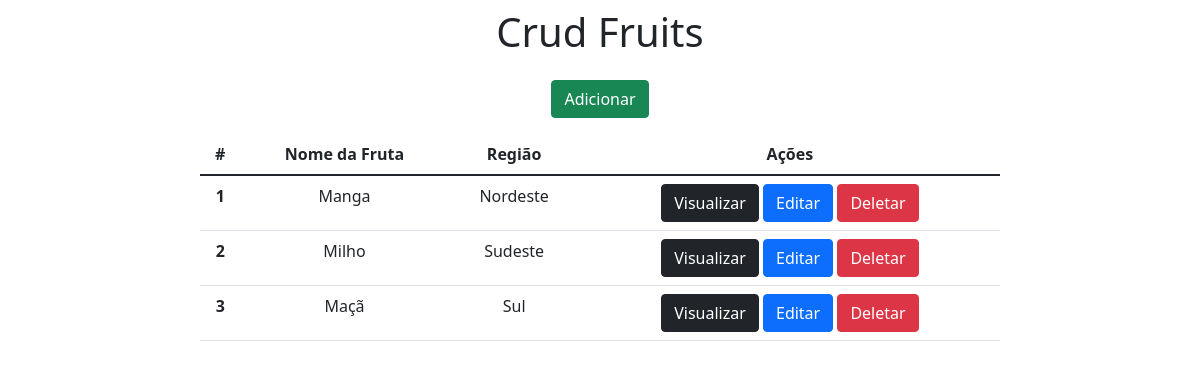
Before: / with the older database file.
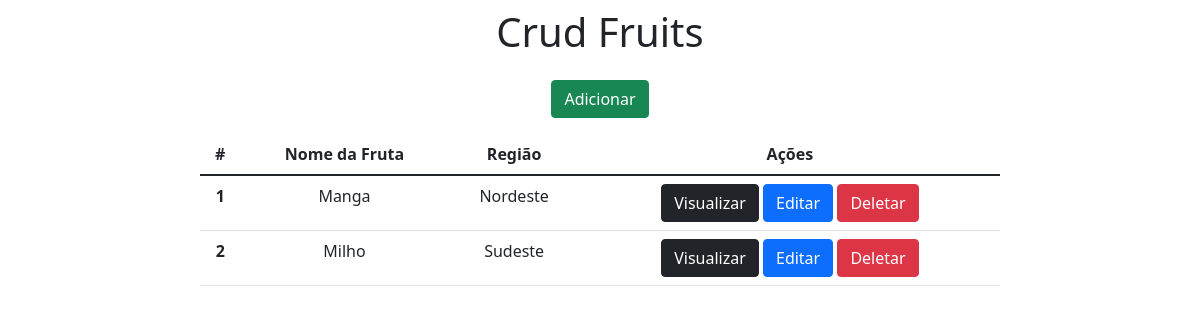
After: the same page with the newer database file.
### fruits/models.py (models this page shows, shortened)
class Fruits(models.Model):
    name = models.CharField(max_length=50)
    region = models.ForeignKey(Region, on_delete=models.CASCADE, related_name='region')

class Region(models.Model):
    name = models.CharField(max_length=50)
    def __str__(self):
        return self.name

### fruits/views.py (the view)
# urls.py: 2. Add a URL to urlpatterns:  path('', views.home, name='home')
def home(request):
    data = {}
    data['db'] = Fruits.objects.all()
    return render(request, 'index.html', data)

### fruits/templates/index.html (shortened to what this page needs)
<!DOCTYPE html>
<html lang="pt-br">
<head>
  <link href="https://cdn.jsdelivr.net/npm/bootstrap@5.1.3/dist/css/bootstrap.min.css" rel="stylesheet"
>
</head>
<body>
  <div class="col-8 m-auto pt-2 pb-2 text-center">
    <h1>Crud Fruits</h1>
  </div>
  <div class="col-8 m-auto pt-2 pb-2 text-center">
    <a href="/form" class="btn btn-success"">Adicionar</a>
    </div>
    <div class=" col-8 m-auto pt-2 pb-2 text-center">
      <table class="table">
        <thead class="thead-dark">
          <tr>
            <th scope="col">#</th>
            <th scope="col">Nome da Fruta</th>
            <th scope="col">Região</th>
            <th scope="col">Ações</th>
          </tr>
        </thead>
        <tbody>
          {% for dbs in db %}
          <tr>
            <th>{{dbs.id}}</th>
            <td>{{dbs.name}}</td>
            <td>{{dbs.region}}</td>
            <td>
              <a href="/view/{{dbs.id}}/" class="btn btn-dark">Visualizar</a>
              <a href="/edit/{{dbs.id}}" class="btn btn-primary">Editar</a>
              <a href="/delete/{{dbs.id}}/" class="btn btn-danger">Deletar</a>
            </td>
          </tr>
          {% endfor %}
        </tbody>
      </table>
  </div>
</body>
</html>

Changed rows visible on the page:
removed Fruits: id "3", name "Maçã", region "Sul"
